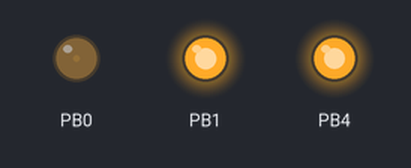
A sketch run on a simulated ATtiny85, built with avr-gcc and run on an emulated ATtiny85. On the bench: output pins drawn as LEDs (lit = HIGH).

Above: at 0.05 s.
At 1.15 s:
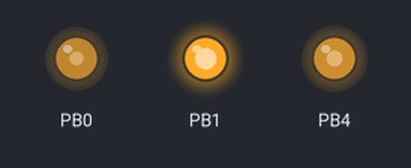
At 2.3 s:
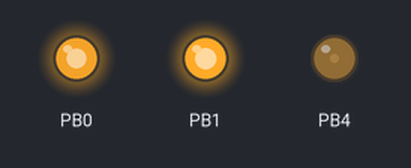
At 4.55 s:
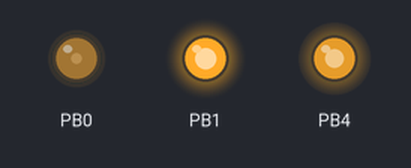
Timing chart, 0 to 6.6 s (numbered marks = the images above):
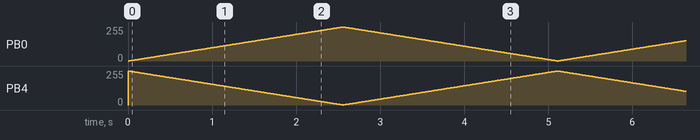

The sketch:

RGB_3_PWM_2.ino
```cpp
/* Three PWM Outputs */

// ATtiny85 outputs
#define Red PB0
#define Green PB1
#define Blue PB4

volatile uint8_t* Port[] = {&OCR0A, &OCR0B, &OCR1B};

void setup() {
  //Set colors as outputs
  DDRB |= 1 << Red;
  DDRB |= 1 << Green;
  DDRB |= 1 << Blue;
  // Configure counter/timer0 for fast PWM on PB0 and PB1
  TCCR0A = 3<<COM0A0 | 3<<COM0B0 | 3<<WGM00;
  TCCR0B = 0<<WGM02 | 3<<CS00; // Optional; already set
  // Configure counter/timer1 for fast PWM on PB4
  GTCCR = 1<<PWM1B | 3<<COM1B0;
  TCCR1 = 3<<COM1A0 | 7<<CS10;
}

// Sets colour Red=0 Green=1 Blue=2 to specified intensity 0 (off) to 255 (max)
void SetColour (int colour, int intensity) {
  *Port[colour] = 255 - intensity;
}

void loop() {
  for (int i=-255; i <= 254; i++) {
    OCR0A = abs(i);
    OCR0B = 255-abs(i);
    OCR1B = 255-abs(i);
    delay(10);
  }
}
```
